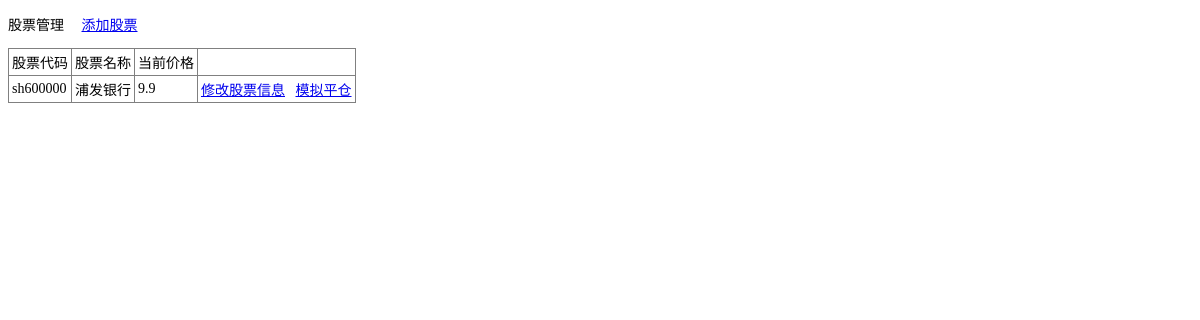
The app's page /admin/stock_manage.php, older data.
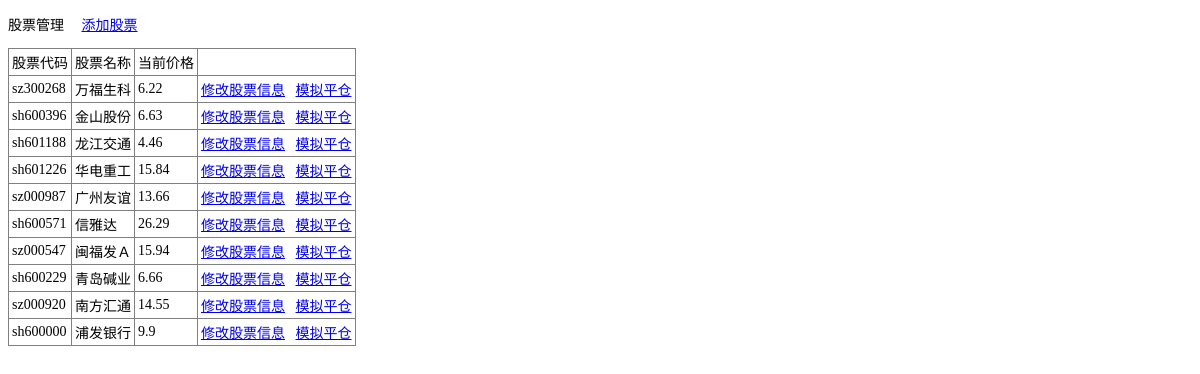
The same page, newer data.
### tables this page shows
CREATE TABLE `stock_info` (
  `id` int(11) NOT NULL AUTO_INCREMENT,
  `stock_code` varchar(50) NOT NULL DEFAULT '0' COMMENT '股票代码',
  `stock_name` varchar(50) NOT NULL DEFAULT '0' COMMENT '股票名称',
  `stock_price` float NOT NULL DEFAULT '0' COMMENT '当前价格',
  PRIMARY KEY (`id`)
);

### admin/stock_manage.php (the view, shortened to what this page needs)
<!DOCTYPE html>
<html lang="en" xml:lang="en" xmlns="http://www.w3.org/1999/xhtml" xmlns:Web="http://schemas.live.com/Web/">
<head>
</head>
<body>
<p>股票管理 &nbsp; &nbsp; <a href="stock_manage_add.php">添加股票</a></p>
<?php
	$q = "select `id`, `stock_code`, `stock_name`, `stock_price` from `stock_info` order by `id` desc";
    $rs = mysql_query($q);
    echo "<table border=\"1\" cellpadding=\"3\" style=\"border-collapse:collapse\">";
    echo "
	<tr>
	  <td>股票代码</td>
	  <td>股票名称</td>
	  <td>当前价格</td>
	  <td>&nbsp;</td>
	</tr>";
    while($row = mysql_fetch_array($rs)){
	  echo "
	<tr>
	  <td>" . $row["stock_code"] . "</td>
	  <td>" . $row["stock_name"] . "</td>
	  <td>" . $row["stock_price"] . "</td>
	  <td><a href=\"stock_manage_modify.php?id=" . $row["id"] . "&opt_type=edit\">修改股票信息</a> &nbsp; <a href=\"stock_simulation.php?id=" . $row["id"] . "\">模拟平仓</a></td>
	</tr>";
	}
    echo "</table>";
?>
</body>
</html>

Row changes from the older to the newer data that the page shows:
added stock_info: stock_code "sz300268", stock_name "万福生科", stock_price "6.22"
added stock_info: stock_code "sh600396", stock_name "金山股份", stock_price "6.63"
added stock_info: stock_code "sh601188", stock_name "龙江交通", stock_price "4.46"
added stock_info: stock_code "sh601226", stock_name "华电重工", stock_price "15.84"
added stock_info: stock_code "sz000987", stock_name "广州友谊", stock_price "13.66"
added stock_info: stock_code "sh600571", stock_name "信雅达", stock_price "26.29"
added stock_info: stock_code "sz000547", stock_name "闽福发Ａ", stock_price "15.94"
added stock_info: stock_code "sh600229", stock_name "青岛碱业", stock_price "6.66"
added stock_info: stock_code "sz000920", stock_name "南方汇通", stock_price "14.55"
